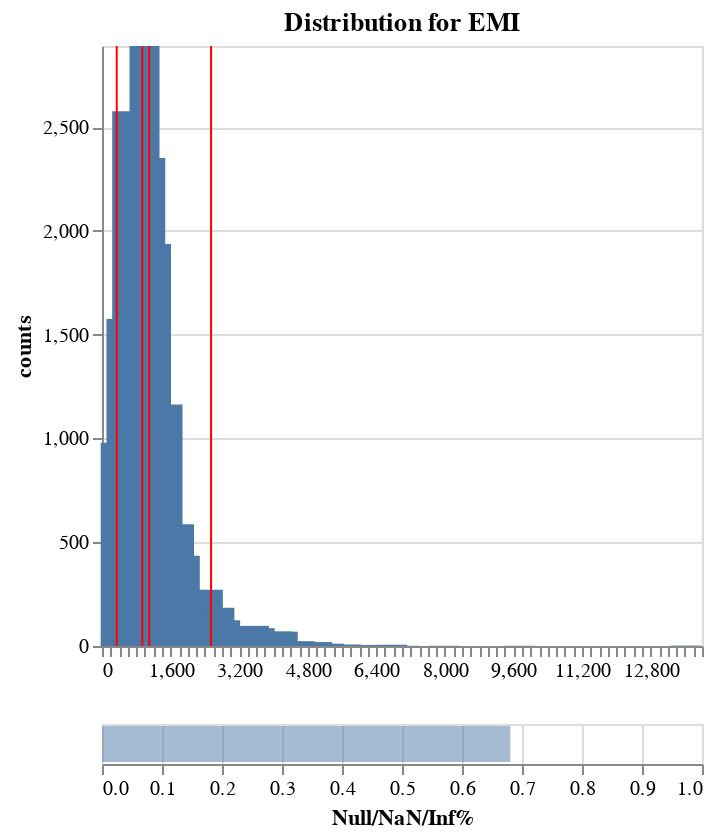

The notebook cell this image was saved under:
### Code cell
# Plot a single feature's distribution, together with useful stats
df_bins, plot = dia.plot_dist(
    "EMI", 
    n_bins=100, 
    density=False, 
)
plot

### Figure 1 — Vega specification as saved in the notebook (floating-point values rounded to 4 significant figures)
{"$schema": "https://vega.github.io/schema/vega/v5.json", "data": [{"name": "source_0", "values": [{"counts": 979, "counts_end": 979.0, "counts_start": 0.0, "cuts": 319.6}, {"counts": 1576, "counts_end": 1576.0, "counts_start": 0.0, "cuts": 454.0}, {"counts": 2577, "counts_end": 2577.0, "counts_start": 0.0, "cuts": 588.3}, {"counts": 1707, "counts_end": 1707.0, "counts_start": 0.0, "cuts": 722.7}, {"counts": 2437, "counts_end": 2437.0, "counts_start": 0.0, "cuts": 857.1}, {"counts": 2891, "counts_end": 2891.0, "counts_start": 0.0, "cuts": 991.5}, {"counts": 2351, "counts_end": 2351.0, "counts_start": 0.0, "cuts": 1126.0}, {"counts": 1937, "counts_end": 1937.0, "counts_start": 0.0, "cuts": 1260.0}, {"counts": 987, "counts_end": 987.0, "counts_start": 0.0, "cuts": 1395.0}, {"counts": 1164, "counts_end": 1164.0, "counts_start": 0.0, "cuts": 1529.0}, {"counts": 466, "counts_end": 466.0, "counts_start": 0.0, "cuts": 1663.0}, {"counts": 587, "counts_end": 587.0, "counts_start": 0.0, "cuts": 1798.0}, {"counts": 435, "counts_end": 435.0, "counts_start": 0.0, "cuts": 1932.0}, {"counts": 260, "counts_end": 260.0, "counts_start": 0.0, "cuts": 2067.0}, {"counts": 189, "counts_end": 189.0, "counts_start": 0.0, "cuts": 2201.0}, {"counts": 246, "counts_end": 246.0, "counts_start": 0.0, "cuts": 2335.0}, {"counts": 271, "counts_end": 271.0, "counts_start": 0.0, "cuts": 2470.0}, {"counts": 147, "counts_end": 147.0, "counts_start": 0.0, "cuts": 2604.0}, {"counts": 184, "counts_end": 184.0, "counts_start": 0.0, "cuts": 2738.0}, {"counts": 124, "counts_end": 124.0, "counts_start": 0.0, "cuts": 2873.0}, {"counts": 64, "counts_end": 64.0, "counts_start": 0.0, "cuts": 3007.0}, {"counts": 29, "counts_end": 29.0, "counts_start": 0.0, "cuts": 3142.0}, {"counts": 93, "counts_end": 93.0, "counts_start": 0.0, "cuts": 3276.0}, {"counts": 57, "counts_end": 57.0, "counts_start": 0.0, "cuts": 3410.0}, {"counts": 97, "counts_end": 97.0, "counts_start": 0.0, "cuts": 3545.0}, {"counts": 86, "counts_end": 86.0, "counts_start": 0.0, "cuts": 3679.0}, {"counts": 28, "counts_end": 28.0, "counts_start": 0.0, "cuts": 3813.0}, {"counts": 15, "counts_end": 15.0, "counts_start": 0.0, "cuts": 3948.0}, {"counts": 70, "counts_end": 70.0, "counts_start": 0.0, "cuts": 4082.0}, {"counts": 69, "counts_end": 69.0, "counts_start": 0.0, "cuts": 4217.0}, {"counts": 21, "counts_end": 21.0, "counts_start": 0.0, "cuts": 4351.0}, {"counts": 11, "counts_end": 11.0, "counts_start": 0.0, "cuts": 4485.0}, {"counts": 23, "counts_end": 23.0, "counts_start": 0.0, "cuts": 4620.0}, {"counts": 10, "counts_end": 10.0, "counts_start": 0.0, "cuts": 4754.0}, {"counts": 11, "counts_end": 11.0, "counts_start": 0.0, "cuts": 4888.0}, {"counts": 19, "counts_end": 19.0, "counts_start": 0.0, "cuts": 5023.0}, {"counts": 9, "counts_end": 9.0, "counts_start": 0.0, "cuts": 5157.0}, {"counts": 11, "counts_end": 11.0, "counts_start": 0.0, "cuts": 5292.0}, {"counts": 1, "counts_end": 1.0, "counts_start": 0.0, "cuts": 5426.0}, {"counts": 5, "counts_end": 5.0, "counts_start": 0.0, "cuts": 5560.0}, {"counts": 7, "counts_end": 7.0, "counts_start": 0.0, "cuts": 5695.0}, {"counts": 1, "counts_end": 1.0, "counts_start": 0.0, "cuts": 5829.0}, {"counts": 2, "counts_end": 2.0, "counts_start": 0.0, "cuts": 5964.0}, {"counts": 5, "counts_end": 5.0, "counts_start": 0.0, "cuts": 6098.0}, {"counts": 3, "counts_end": 3.0, "counts_start": 0.0, "cuts": 6367.0}, {"counts": 1, "counts_end": 1.0, "counts_start": 0.0, "cuts": 6501.0}, {"counts": 2, "counts_end": 2.0, "counts_start": 0.0, "cuts": 6635.0}, {"counts": 6, "counts_end": 6.0, "counts_start": 0.0, "cuts": 6770.0}, {"counts": 1, "counts_end": 1.0, "counts_start": 0.0, "cuts": 7039.0}, {"counts": 1, "counts_end": 1.0, "counts_start": 0.0, "cuts": 7979.0}, {"counts": 1, "counts_end": 1.0, "counts_start": 0.0, "cuts": 9726.0}, {"counts": 2, "counts_end": 2.0, "counts_start": 0.0, "cuts": 13620.0}]}, {"name": "source_1", "values": [{"names": "p5", "stats": 344.0}, {"names": "p50", "stats": 941.0}, {"names": "avg", "stats": 1101.0}, {"names": "p95", "stats": 2545.0}]}, {"name": "source_2", "values": [{"Null/NaN/Inf%": 0.6805, "Null/NaN/Inf%_end": 0.6805, "Null/NaN/Inf%_start": 0.0}]}], "signals": [{"name": "concat_0_height", "value": 300}, {"name": "concat_1_height", "value": 20}], "marks": [{"type": "group", "name": "concat_0_group", "encode": {"update": {"width": {"signal": "width"}, "height": {"signal": "concat_0_height"}}}, "marks": [{"type": "rect", "name": "concat_0_layer_0_marks", "from": {"data": "source_0"}, "encode": {"update": {"fill": {"value": "#4c78a8"}, "tooltip": {"signal": "{\"CutValue\": format(datum[\"cuts\"], \"\"), \"counts\": format(datum[\"counts\"], \"\")}"}, "width": {"value": 15}, "y": {"field": "counts_end", "scale": "concat_0_y"}, "y2": {"field": "counts_start", "scale": "concat_0_y"}, "xc": {"field": "cuts", "scale": "concat_0_x"}}}, "style": ["bar"]}, {"type": "rule", "name": "concat_0_layer_1_marks", "from": {"data": "source_1"}, "encode": {"update": {"tooltip": {"signal": "{\"Stats\": isValid(datum[\"names\"]) ? datum[\"names\"] : \"\"+datum[\"names\"], \"Value\": format(datum[\"stats\"], \"\")}"}, "y": {"value": 0}, "y2": {"field": {"signal": null, "datum": null, "group": "height", "parent": null}}, "stroke": {"value": "red"}, "x": {"field": "stats", "scale": "concat_0_x"}}}, "style": ["rule"]}], "axes": [{"scale": "concat_0_y", "tickCount": {"signal": "ceil(concat_0_height/40)"}, "gridScale": "concat_0_x", "labels": false, "aria": false, "orient": "left", "grid": true, "minExtent": 0, "domain": false, "ticks": false, "zindex": 0, "maxExtent": 0}, {"scale": "concat_0_x", "labelOverlap": true, "tickCount": 50, "orient": "bottom", "grid": false, "zindex": 0, "labelFlush": true}, {"scale": "concat_0_y", "labelOverlap": true, "title": "counts", "grid": false, "tickCount": {"signal": "ceil(concat_0_height/40)"}, "zindex": 0, "orient": "left"}], "title": {"text": "Distribution for EMI", "frame": "group"}, "style": "cell"}, {"type": "group", "name": "concat_1_group", "encode": {"update": {"width": {"signal": "width"}, "height": {"signal": "concat_1_height"}}}, "signals": [{"name": "height", "update": "concat_1_height"}], "marks": [{"type": "rect", "name": "concat_1_marks", "from": {"data": "source_2"}, "encode": {"update": {"x": {"field": "Null/NaN/Inf%_end", "scale": "concat_1_x"}, "opacity": {"value": 0.5}, "tooltip": {"signal": "{\"Null/NaN/Inf%\": format(datum[\"Null/NaN/Inf%\"], \"\")}"}, "yc": {"signal": "concat_1_height", "mult": 0.5}, "height": {"signal": "0.9 * height"}, "x2": {"field": "Null/NaN/Inf%_start", "scale": "concat_1_x"}, "fill": {"value": "#4c78a8"}}}, "style": ["bar"]}], "axes": [{"scale": "concat_1_x", "labels": false, "minExtent": 0, "orient": "bottom", "tickCount": {"signal": "ceil(width/40)"}, "aria": false, "ticks": false, "zindex": 0, "grid": true, "domain": false, "maxExtent": 0}, {"scale": "concat_1_x", "grid": false, "labelFlush": true, "labelOverlap": true, "zindex": 0, "tickCount": {"signal": "ceil(width/40)"}, "orient": "bottom", "title": "Null/NaN/Inf%"}], "style": "cell"}], "scales": [{"name": "concat_0_x", "type": "linear", "domain": {"fields": [{"data": "source_0", "field": "cuts"}, {"data": "source_1", "field": "stats"}]}, "range": [0, {"signal": "width"}], "nice": true, "zero": false, "padding": 5}, {"name": "concat_0_y", "type": "linear", "domain": {"data": "source_0", "fields": ["counts_start", "counts_end"]}, "range": [{"signal": "concat_0_height"}, 0], "zero": true, "domainMin": 0}, {"name": "concat_1_x", "type": "linear", "domain": [0, 1], "range": [0, {"signal": "width"}], "zero": true}], "padding": 5, "width": 300, "layout": {"padding": 20, "columns": 1, "bounds": "full", "align": "each"}, "background": "white"}
